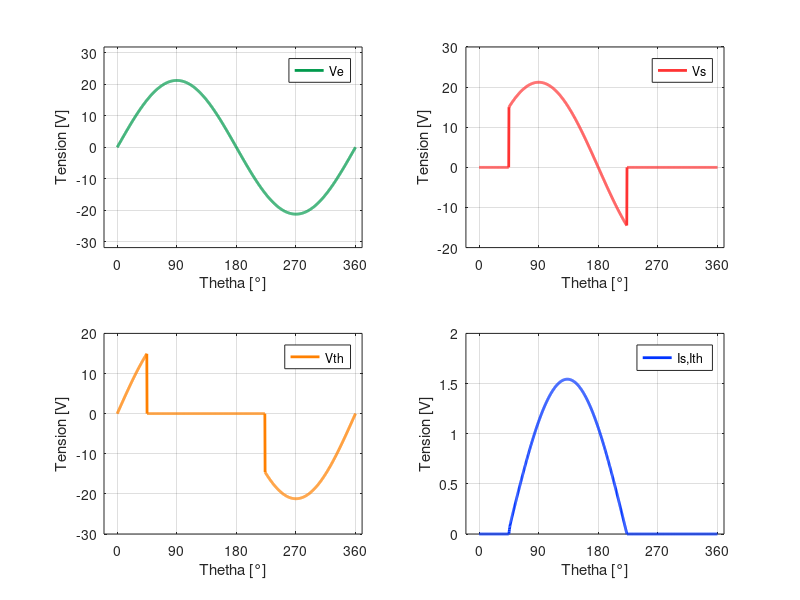

Source code (MATLAB): (Note: this script raises an error after producing the figure.)
clear all; clf; 
%% CODE MATLAB - SIMULATION REDRESSEMENT COMMANDÉ SIMPLE ALTERNANCE

% donnees: valeurs de composants
V = 15;
R = 10;
f = 50;
omega = 2*pi*f;
L = 0.03;
alpha = 45;

% Chronogramme de Ve 
thetha = linspace(0,360,1000);
Ve = V * sqrt(2) * sind(thetha);
figure(1)
subplot(2,2,1);
p1 = plot(thetha,Ve,'LineWidth',2.0);
set(p1,'Color',[0 0.6 0.3]),grid on
legend('Ve');
xlabel('Thetha [°]');
ylabel('Tension [V]');
xticks([0 90 180 270 360]) % spicify axis tick values
xlim([-20 370])
ylim([-V*sqrt(2)*1.5 V*sqrt(2)*1.5])


% Chronogramme de Is 
K = sqrt(2)*V*exp(R*alpha/(L*omega))*((L*omega/(R^2+(L*omega)^2))...
    *cosd(alpha) - (R/(R^2+(L*omega)^2))*sind(alpha));
Is = max((R/(R^2+(L*omega)^2))*V*sqrt(2)*sind(thetha) - ...
    (L*omega/(R^2+(L*omega)^2))*V*sqrt(2)...
    *cosd(thetha) + K*exp(-R*thetha/(L*omega)),0);
% Is = 0.*(thetha<alpha & thetha>180+alpha)+((R/(R^2+(L*omega)^2))*V*sqrt(2)*sind(thetha) - ...
%     (L*omega/(R^2+(L*omega)^2))*V*sqrt(2)...
%     *cosd(thetha) + K*exp(-R*thetha/(L*omega))) .* (thetha>=alpha&thetha<=180+alpha);
subplot(2,2,4);
p2 = plot(thetha,Is,'LineWidth',2.0);
set(p2,'Color',[0 0.2 1]),grid on
legend('Is,Ith');
xlabel('Thetha [°]');
ylabel('Tension [V]');
xticks([0 90 180 270 360]) % spicify axis tick values
xlim([-20 370])

% Chronogramme de Vs 
ix = Is>0; % variable logique - detection Is > 0
Vs = ix.*Ve; % Vs = Ve quand Is > 0 et 0 sinon
subplot(2,2,2);
p3 = plot(thetha,Vs,'LineWidth',2.0);
set(p3,'Color',[1 0.2 0.2]),grid on
legend('Vs');
xlabel('Thetha [°]');
ylabel('Tension [V]');
xticks([0 90 180 270 360]) % spicify axis tick values
xlim([-20 370])

% Chronogramme de Vth
Vth = Ve - Vs;
subplot(2,2,3);
p4 = plot(thetha,Vth,'LineWidth',2.0);
set(p4,'Color',[1 0.5 0]),grid on;
legend('Vth');
xlabel('Thetha [°]');
ylabel('Tension [V]');
xticks([0 90 180 270 360]) % spicify axis tick values
xlim([-20 370])


txt = ['Chronogramme pour α = ',num2str(alpha),'°'];
sgtitle(txt); % Titre de la figure des 4 subplots avec alpha variable




